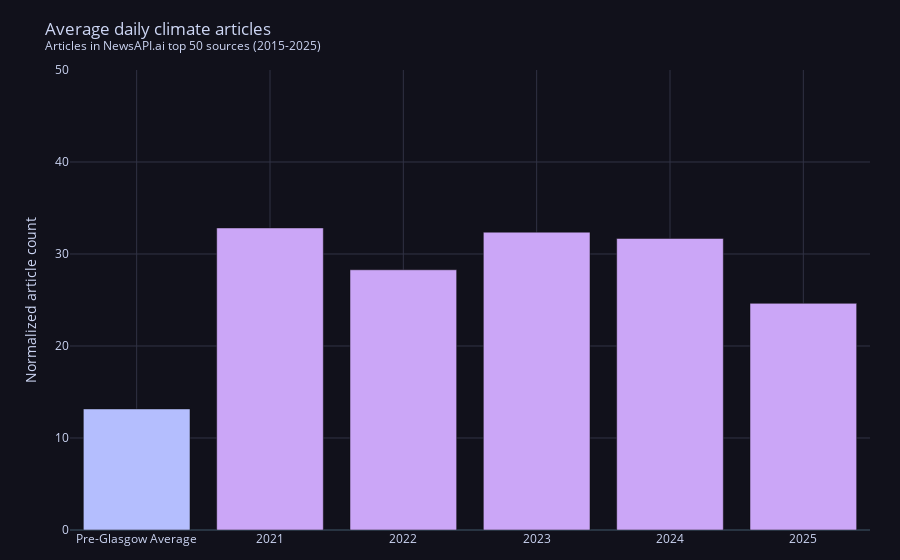

The code cell stored with this chart in its notebook:
### Code cell
# Plot plotly bar chart of post_glasgow_avg vs subsequent years (absolute values)
fig = go.Figure()

# Do pre-Glasgow average as a separate bar
fig.add_trace(
    go.Bar(
        x=["Pre-Glasgow Average"],
        y=[pre_glasgow_avg],
        marker_color=mocha["lavender"],
        name="Pre-Glasgow Average",
    )
)

fig.add_trace(
    go.Bar(
        x=list(post_glasgow_avgs.keys()),
        y=list(post_glasgow_avgs.values()),
        marker_color=mocha["mauve"],
        name="Average articles per day",
    )
)
fig.update_layout(
    template="plotly_dark",
    paper_bgcolor=mocha["crust"],
    plot_bgcolor=mocha["crust"],
    font=dict(color=mocha["text"]),
    xaxis=dict(gridcolor=mocha["surface0"]),
    yaxis=dict(
        gridcolor=mocha["surface0"],
        title="Normalized article count",
    ),
    title="Average daily climate articles<br><sup>Articles in NewsAPI.ai top 50 sources (2015-2025)</sup>",
    # Set legend off
    showlegend=False,
    margin=dict(l=70, r=30, t=70, b=30),
)

# Round averages on hover
fig.update_traces(
    hovertemplate="%{y:.1f}%",
)

avg_2025 = 387
avg_pre_glasgow = 207
avg_2022 = 444
print(
    "Pct change pre-Glasgow to 2025:",
    (avg_2025 - avg_pre_glasgow) / avg_pre_glasgow * 100,
)
print("Pct change 2025 to 2022:", (avg_2022 - avg_2025) / avg_2025 * 100)

# Set ylim 0-100
fig.update_yaxes(range=[0, 50])

fig.show()
fig.write_html(
    "climate_pre_post_glasgow.html",
    config={
        "displayModeBar": True,
        "displaylogo": False,
        "modeBarButtonsToRemove": [
            "pan2d",
            "lasso2d",
            "select2d",
            "zoom2d",
            "zoomIn2d",
            "zoomOut2d",
            "autoScale2d",
            "resetScale2d",
        ],
    },
)

### Figure 1 — Plotly figure (JSON) as saved in the notebook; plotly's stock layout.template omitted (floating-point values rounded to 4 significant figures)
{"data": [{"hovertemplate": "%{y:.1f}%", "marker": {"color": "#b4befe"}, "name": "Pre-Glasgow Average", "type": "bar", "x": ["Pre-Glasgow Average"], "y": [13.16]}, {"hovertemplate": "%{y:.1f}%", "marker": {"color": "#cba6f7"}, "name": "Average articles per day", "type": "bar", "x": [2021, 2022, 2023, 2024, 2025], "y": [32.83, 28.28, 32.37, 31.69, 24.64]}], "layout": {"font": {"color": "#cdd6f4"}, "margin": {"b": 30, "l": 70, "r": 30, "t": 70}, "paper_bgcolor": "#11111b", "plot_bgcolor": "#11111b", "showlegend": false, "title": {"text": "Average daily climate articles<br><sup>Articles in NewsAPI.ai top 50 sources (2015-2025)</sup>"}, "xaxis": {"gridcolor": "#313244"}, "yaxis": {"gridcolor": "#313244", "range": [0, 50], "title": {"text": "Normalized article count"}}}}
